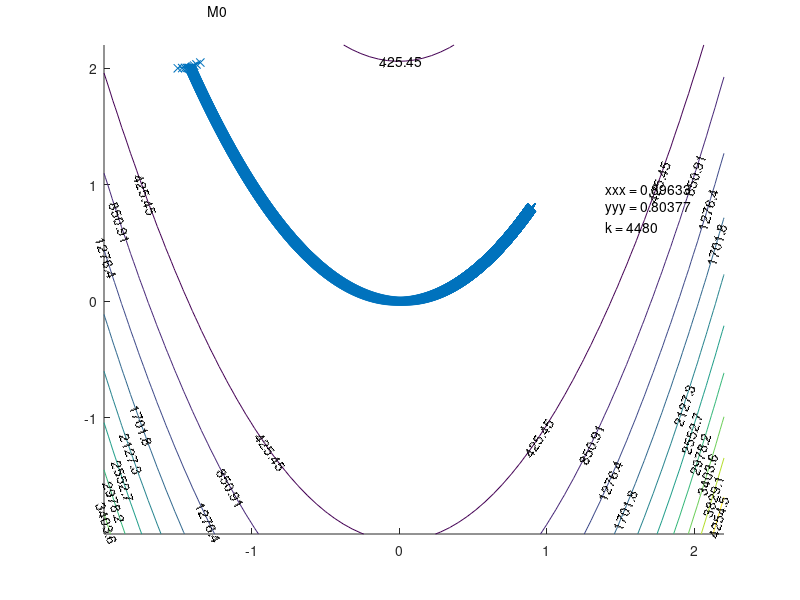
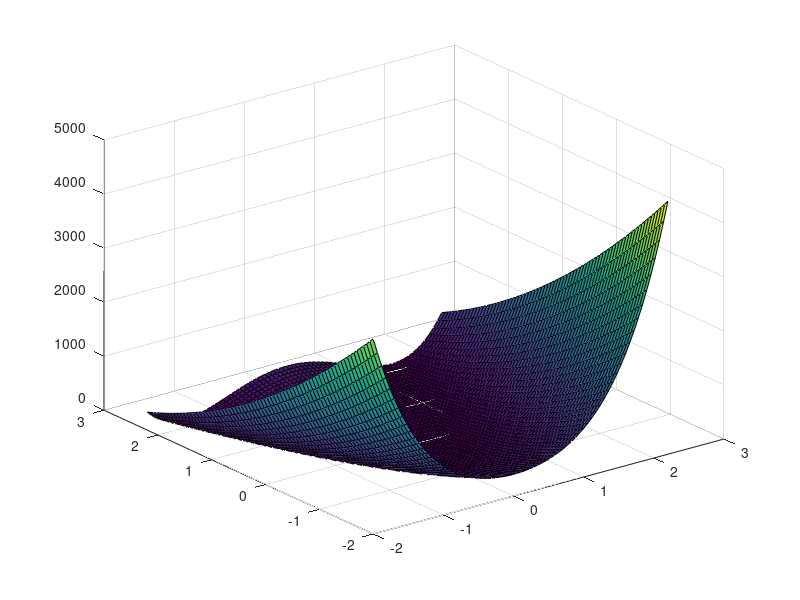

Source code (MATLAB) for these figures, in order:
function [] = Rosenbrock()

a1 = -0.2;
a2 = -0.2;
b1 = 0.06;
b2 = 0.06;

const = 1000000;
h = 0.001;
d = 0.1;

xxx = -1.5;
yyy = 2;

xxxt = [xxx];
yyyt = [yyy];


k = 1;
kmax = const;
i = 2;

while k < kmax

G_DZ_DX1 = -2 + (xxx + h) * (2 + 400 * (xxx + h)^2 ) - 400 * (xxx + h) * (yyy + h); 
G_DZ_DY1 = 200 * (yyy + h) - 200 * (xxx + h)^2;

xxx = xxx - h*(G_DZ_DX1);
yyy = yyy - h*(G_DZ_DY1);

xxxt(i) = xxx;
yyyt(i) = yyy;

if sqrt(G_DZ_DX1^2 + G_DZ_DY1^2) <= d; 
	break;
end

i = i + 1;

k = k + 1;
end

xx = -30:1:40;
yy = -30:1:40;

[X, Y] = meshgrid(xx*b1+a1, yy*b2+a2); 
Z = 100*(Y-X.^2).^2+(1-X).^2; 
figure
hold on;
[C, h] = contour(X, Y, Z);
clabel(C, h);
hold on;
plot(xxxt, yyyt, '-x');  
text(xxxt(1) + 0.2, yyyt(1) + 0.5, 'M0'); 
text(xxx + 0.5, yyy, ...
strvcat(['xxx = ' (num2str(xxx))], ...
        ['yyy = ' (num2str(yyy))], ...
        ['k = '  (num2str(k))]));
figure;
surf(X,Y,Z);


end